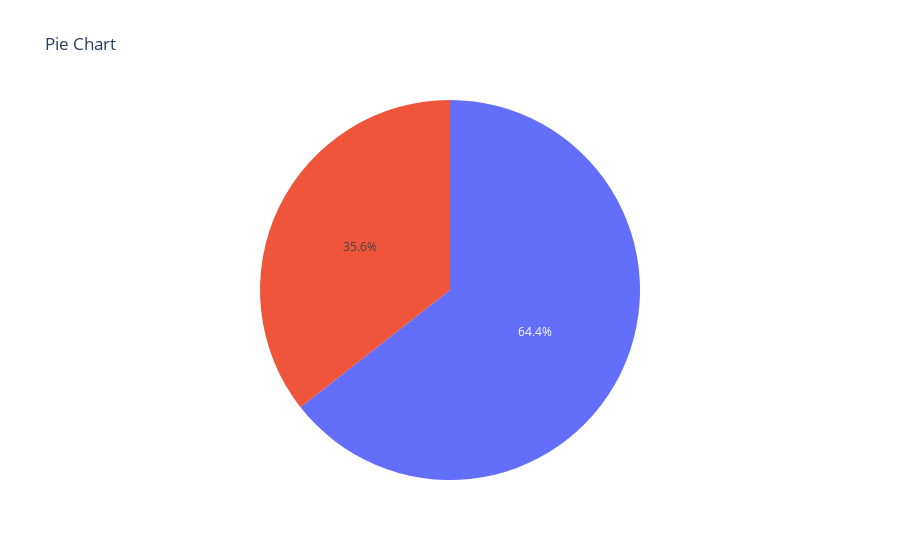

The code cell stored with this chart in its notebook:
### Markdown cell above
#### Visualization

### Code cell
px.pie(df, values = df_ol, labels = ['accepting', 'not_accepting'], title = 'Pie Chart')

### Figure 1 — Plotly figure (JSON) as saved in the notebook; plotly's stock layout.template omitted (floating-point values rounded to 4 significant figures)
{"data": [{"domain": {"x": [0, 1], "y": [0, 1]}, "hovertemplate": "value=%{value}<extra></extra>", "legendgroup": "", "name": "", "showlegend": false, "type": "pie", "values": [28308, 15634]}], "layout": {"legend": {"tracegroupgap": 0}, "title": {"text": "Pie Chart"}}}
